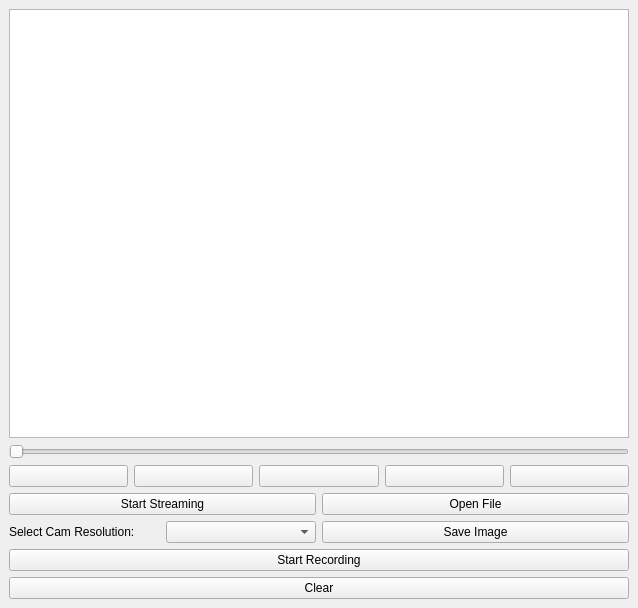
<?xml version="1.0" encoding="UTF-8"?>
<ui version="4.0">
 <class>CDirectCamView</class>
 <widget class="QDockWidget" name="CDirectCamView">
  <property name="geometry">
   <rect>
    <x>0</x>
    <y>0</y>
    <width>638</width>
    <height>608</height>
   </rect>
  </property>
  <property name="minimumSize">
   <size>
    <width>250</width>
    <height>250</height>
   </size>
  </property>
  <property name="windowTitle">
   <string>Direct Cam View</string>
  </property>
  <widget class="QWidget" name="dockWidgetContents">
   <layout class="QVBoxLayout" name="verticalLayout">
    <item>
     <widget class="CDirectCamGraphicsView" name="m_graphicsView"/>
    </item>
    <item>
     <widget class="QSlider" name="m_frameSlider">
      <property name="orientation">
       <enum>Qt::Horizontal</enum>
      </property>
     </widget>
    </item>
    <item>
     <layout class="QHBoxLayout" name="horizontalLayout_6">
      <property name="leftMargin">
       <number>0</number>
      </property>
      <item>
       <widget class="QPushButton" name="m_firstFrame_btn">
        <property name="text">
         <string/>
        </property>
       </widget>
      </item>
      <item>
       <widget class="QPushButton" name="m_prevFrame_btn">
        <property name="text">
         <string/>
        </property>
       </widget>
      </item>
      <item>
       <widget class="QPushButton" name="m_playPause_btn">
        <property name="text">
         <string/>
        </property>
       </widget>
      </item>
      <item>
       <widget class="QPushButton" name="m_nextFrame_btn">
        <property name="text">
         <string/>
        </property>
       </widget>
      </item>
      <item>
       <widget class="QPushButton" name="m_lastFrame_btn">
        <property name="text">
         <string/>
        </property>
       </widget>
      </item>
     </layout>
    </item>
    <item>
     <layout class="QHBoxLayout" name="horizontalLayout">
      <item>
       <layout class="QVBoxLayout" name="verticalLayout_3">
        <item>
         <widget class="QPushButton" name="m_startStop_btn">
          <property name="text">
           <string>Start Streaming</string>
          </property>
         </widget>
        </item>
        <item>
         <layout class="QHBoxLayout" name="horizontalLayout_2">
          <item>
           <widget class="QLabel" name="label">
            <property name="text">
             <string>Select Cam Resolution:</string>
            </property>
           </widget>
          </item>
          <item>
           <widget class="QComboBox" name="m_camRes_comBx"/>
          </item>
         </layout>
        </item>
       </layout>
      </item>
      <item>
       <layout class="QVBoxLayout" name="verticalLayout_4">
        <item>
         <widget class="QPushButton" name="m_openFile_btn">
          <property name="text">
           <string>Open File</string>
          </property>
         </widget>
        </item>
        <item>
         <widget class="QPushButton" name="m_saveImage_btn">
          <property name="text">
           <string>Save Image</string>
          </property>
         </widget>
        </item>
       </layout>
      </item>
     </layout>
    </item>
    <item>
     <widget class="QPushButton" name="m_startStopRec_btn">
      <property name="text">
       <string>Start Recording</string>
      </property>
     </widget>
    </item>
    <item>
     <widget class="QPushButton" name="m_clr_btn">
      <property name="text">
       <string>Clear</string>
      </property>
     </widget>
    </item>
   </layout>
  </widget>
 </widget>
 <customwidgets>
  <customwidget>
   <class>CDirectCamGraphicsView</class>
   <extends>QGraphicsView</extends>
   <header>..\include\ui\directcam_graphicsview.hpp</header>
  </customwidget>
 </customwidgets>
 <resources/>
 <connections/>
</ui>
